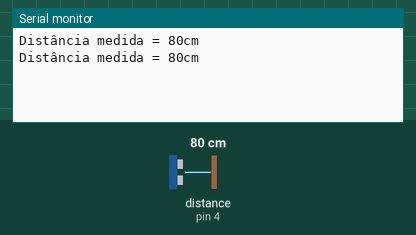
A sketch run on a simulated Arduino Uno, built with avr-gcc and run on an emulated ATmega328P. On the bench: the last lines printed to the serial monitor. The inputs (shaded band) are chosen by the test bench; at power-on: distance to the obstacle (sensor on pin 4) 80 cm. The echo pulse lasts 58.3 µs per cm.

Above: at 1.8 s.
1.9 s: distance to the obstacle (sensor on pin 4) set to 2 cm
At 2.8 s:
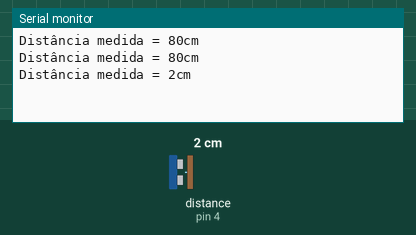
3.4 s: distance to the obstacle (sensor on pin 4) set to 4 cm
At 4.8 s:
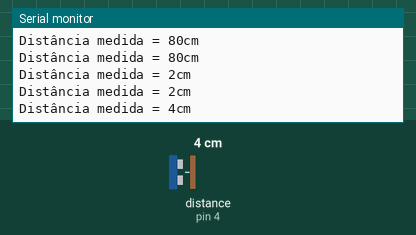
Timing chart, 0 to 6.4 s (numbered marks = the images above; inputs shaded):
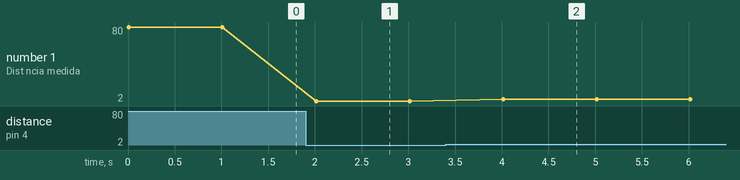

Measured:
- after the input at 1.9 s, the serial monitor: prints a new line after 0.11 s (image 1)
- after the input at 3.4 s, the serial monitor: prints a new line after 0.61 s (image 2)
- plotted number 1: 80 → 2 after the input at 1.9 s, 2 → 4 after the input at 3.4 s

The sketch:

ultrassonic_example.ino
```cpp
#include <Ultrasonic.h> //Inclui a biblioteca do ultrassônico
Ultrasonic ultrassom(5, 4); //Cria o objeto ultrassom, do tipo Ultrassonic, e define os pinos onde está ligado o TRIG(pino 5) e o ECHO(pino 4) respectivamente

long distancia; //cria a variável distancia do tipo long

void setup() {
  Serial.begin(9600); //Inicializa a comunicação serial, com velocidade de comunicação de 9600
}

void loop(){
  distancia = ultrassom.Ranging(CM);//ultrassom.Ranging(CM) retorna a distancia em centímetros(CM)
  Serial.print("Distância medida = ");//Imprime na serial o texto "Distância = "
  Serial.print(distancia); //Imprime na serial o valor da variável distancia
  Serial.println("cm"); //Imprime na serial o texto "cm"
  delay(1000); //Intervalo de 1 segundo
}
```
